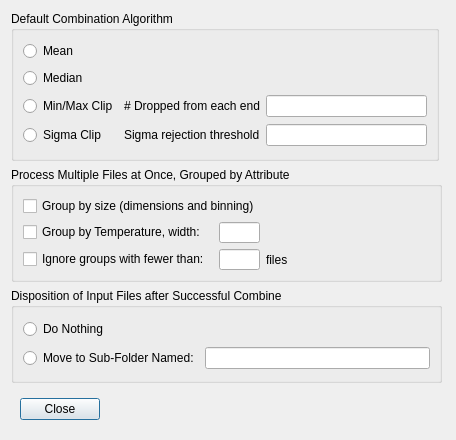
<?xml version="1.0" encoding="UTF-8"?>
<ui version="4.0">
 <class>Dialog</class>
 <widget class="QDialog" name="Dialog">
  <property name="geometry">
   <rect>
    <x>0</x>
    <y>0</y>
    <width>456</width>
    <height>440</height>
   </rect>
  </property>
  <property name="minimumSize">
   <size>
    <width>455</width>
    <height>440</height>
   </size>
  </property>
  <property name="maximumSize">
   <size>
    <width>555</width>
    <height>600</height>
   </size>
  </property>
  <property name="windowTitle">
   <string>Preferences</string>
  </property>
  <layout class="QGridLayout" name="gridLayout_4">
   <item row="0" column="0">
    <widget class="QGroupBox" name="CombineMethod">
     <property name="minimumSize">
      <size>
       <width>428</width>
       <height>150</height>
      </size>
     </property>
     <property name="maximumSize">
      <size>
       <width>428</width>
       <height>300</height>
      </size>
     </property>
     <property name="title">
      <string>Default Combination Algorithm</string>
     </property>
     <layout class="QGridLayout" name="gridLayout">
      <item row="0" column="0">
       <widget class="QRadioButton" name="combineMeanRB">
        <property name="toolTip">
         <string>Simple mean. Best signal-to-noise, but outliers (satellites etc) will show up.</string>
        </property>
        <property name="text">
         <string>Mean</string>
        </property>
        <attribute name="buttonGroup">
         <string notr="true">combineMethodGroup</string>
        </attribute>
       </widget>
      </item>
      <item row="2" column="2">
       <widget class="QLineEdit" name="minMaxNumDropped">
        <property name="toolTip">
         <string>&lt;html&gt;&lt;head/&gt;&lt;body&gt;&lt;p&gt;How many min and max values are dropped?  (1 = drop all instances of the max and all instances of the min; 2 = all instances of max and next-to-max and all instances of 2 min values, etc.)&lt;/p&gt;&lt;/body&gt;&lt;/html&gt;</string>
        </property>
       </widget>
      </item>
      <item row="3" column="2">
       <widget class="QLineEdit" name="sigmaThreshold">
        <property name="toolTip">
         <string>&lt;html&gt;&lt;head/&gt;&lt;body&gt;&lt;p&gt;Sigma ratio (how many standard deviations the value is from the mean) beyond which data are dropped.  Try 2.0 then experiment.&lt;/p&gt;&lt;/body&gt;&lt;/html&gt;</string>
        </property>
       </widget>
      </item>
      <item row="3" column="1">
       <widget class="QLabel" name="label_3">
        <property name="text">
         <string>Sigma rejection threshold</string>
        </property>
       </widget>
      </item>
      <item row="1" column="0">
       <widget class="QRadioButton" name="combineMedianRB">
        <property name="toolTip">
         <string>Simple median. Rejects outliers, but signal-to-noise not as good as with Mean.</string>
        </property>
        <property name="text">
         <string>Median</string>
        </property>
        <attribute name="buttonGroup">
         <string notr="true">combineMethodGroup</string>
        </attribute>
       </widget>
      </item>
      <item row="2" column="1">
       <widget class="QLabel" name="label_2">
        <property name="text">
         <string># Dropped from each end</string>
        </property>
       </widget>
      </item>
      <item row="2" column="0">
       <widget class="QRadioButton" name="combineMinMaxRB">
        <property name="toolTip">
         <string>Drop min and max values, then Mean. Works well when outliers are hot or black pixels.</string>
        </property>
        <property name="text">
         <string>Min/Max Clip</string>
        </property>
        <attribute name="buttonGroup">
         <string notr="true">combineMethodGroup</string>
        </attribute>
       </widget>
      </item>
      <item row="3" column="0">
       <widget class="QRadioButton" name="combineSigmaRB">
        <property name="toolTip">
         <string>Drop pixels more than a given sigma ratio from the mean, then mean the rest. Good rejection of anomalous data.</string>
        </property>
        <property name="text">
         <string>Sigma Clip</string>
        </property>
        <attribute name="buttonGroup">
         <string notr="true">combineMethodGroup</string>
        </attribute>
       </widget>
      </item>
     </layout>
    </widget>
   </item>
   <item row="1" column="0">
    <widget class="QGroupBox" name="groupBox">
     <property name="minimumSize">
      <size>
       <width>431</width>
       <height>0</height>
      </size>
     </property>
     <property name="maximumSize">
      <size>
       <width>431</width>
       <height>291</height>
      </size>
     </property>
     <property name="title">
      <string>Process Multiple Files at Once, Grouped by Attribute</string>
     </property>
     <layout class="QGridLayout" name="gridLayout_2">
      <item row="0" column="0" colspan="2">
       <widget class="QCheckBox" name="groupBySizeCB">
        <property name="toolTip">
         <string>Process sets of files having different dimensions or binnings</string>
        </property>
        <property name="text">
         <string>Group by size (dimensions and binning)</string>
        </property>
       </widget>
      </item>
      <item row="1" column="1">
       <widget class="QLineEdit" name="temperatureGroupBandwidth">
        <property name="maximumSize">
         <size>
          <width>41</width>
          <height>21</height>
         </size>
        </property>
        <property name="toolTip">
         <string>Consider temperatures to be the same if the are within this percentage of each other.</string>
        </property>
       </widget>
      </item>
      <item row="2" column="1">
       <widget class="QLineEdit" name="minimumGroupSize">
        <property name="maximumSize">
         <size>
          <width>41</width>
          <height>21</height>
         </size>
        </property>
       </widget>
      </item>
      <item row="2" column="2">
       <widget class="QLabel" name="label_9">
        <property name="text">
         <string>files</string>
        </property>
       </widget>
      </item>
      <item row="2" column="0">
       <widget class="QCheckBox" name="ignoreSmallGroupsCB">
        <property name="text">
         <string>Ignore groups with fewer than:</string>
        </property>
       </widget>
      </item>
      <item row="1" column="0">
       <widget class="QCheckBox" name="groupByTemperatureCB">
        <property name="toolTip">
         <string>Process sets of files having different CCD temperatures</string>
        </property>
        <property name="text">
         <string>Group by Temperature, width:</string>
        </property>
       </widget>
      </item>
     </layout>
    </widget>
   </item>
   <item row="2" column="0">
    <widget class="QGroupBox" name="groupBox_2">
     <property name="minimumSize">
      <size>
       <width>431</width>
       <height>95</height>
      </size>
     </property>
     <property name="maximumSize">
      <size>
       <width>431</width>
       <height>151</height>
      </size>
     </property>
     <property name="title">
      <string>Disposition of Input Files after Successful Combine</string>
     </property>
     <layout class="QGridLayout" name="gridLayout_3">
      <item row="1" column="1">
       <widget class="QLineEdit" name="subFolderName">
        <property name="toolTip">
         <string>&lt;html&gt;&lt;head/&gt;&lt;body&gt;&lt;p&gt;Name for the folder to move the processed files. Optionally this name can contain %d, %t, or %f, which will be replaced by the date, time, and filter name, respectively.&lt;/p&gt;&lt;/body&gt;&lt;/html&gt;</string>
        </property>
       </widget>
      </item>
      <item row="1" column="0">
       <widget class="QRadioButton" name="dispositionSubFolderRB">
        <property name="toolTip">
         <string>Move the input files to a sub-folder (in the same directory as the input files) with the given name</string>
        </property>
        <property name="text">
         <string>Move to Sub-Folder Named:</string>
        </property>
        <attribute name="buttonGroup">
         <string notr="true">dispositionGroup</string>
        </attribute>
       </widget>
      </item>
      <item row="0" column="0">
       <widget class="QRadioButton" name="dispositionNothingRB">
        <property name="toolTip">
         <string>Leave the input files alone.</string>
        </property>
        <property name="text">
         <string>Do Nothing</string>
        </property>
        <attribute name="buttonGroup">
         <string notr="true">dispositionGroup</string>
        </attribute>
       </widget>
      </item>
     </layout>
    </widget>
   </item>
   <item row="3" column="0">
    <widget class="QWidget" name="widget" native="true">
     <layout class="QGridLayout" name="gridLayout_5">
      <item row="0" column="0">
       <widget class="QPushButton" name="closeButton">
        <property name="text">
         <string>Close</string>
        </property>
       </widget>
      </item>
      <item row="0" column="1">
       <spacer name="horizontalSpacer">
        <property name="orientation">
         <enum>Qt::Horizontal</enum>
        </property>
        <property name="sizeHint" stdset="0">
         <size>
          <width>335</width>
          <height>20</height>
         </size>
        </property>
       </spacer>
      </item>
     </layout>
    </widget>
   </item>
  </layout>
 </widget>
 <resources/>
 <connections/>
 <buttongroups>
  <buttongroup name="combineMethodGroup"/>
  <buttongroup name="dispositionGroup"/>
 </buttongroups>
</ui>
